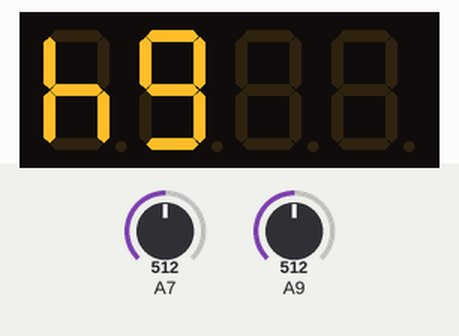
A sketch run on a simulated Teensy 4. Parts: 4-digit seven-segment display. The test bench sets the inputs (shaded band); at power-on: A7 = 512, A9 = 512.

Above: at 1.2 s.
1.3 s: A7 set to 716
At 1.7 s:
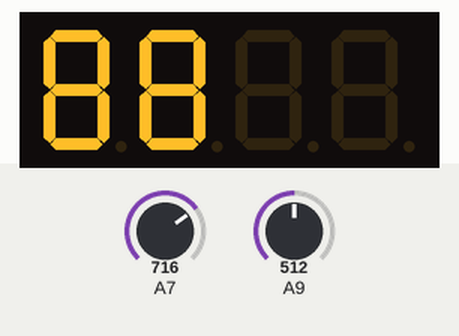
2.8 s: A7 set to 900
At 3.9 s:
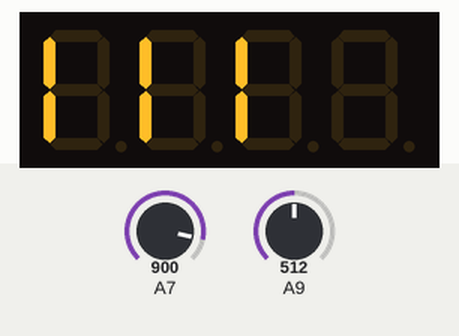
4.3 s: A7 set to 1023
At 5.6 s:
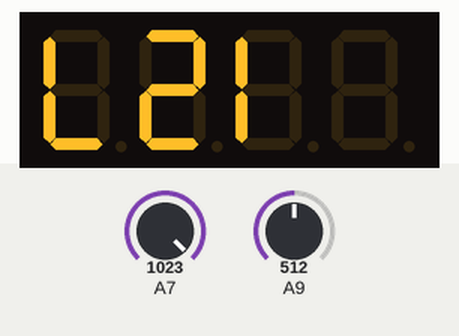
5.9 s: A7 set to 511
At 7.2 s:
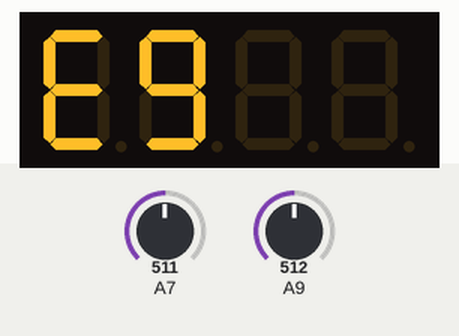
7.5 s: A7 set to 0
At 7.57 s:
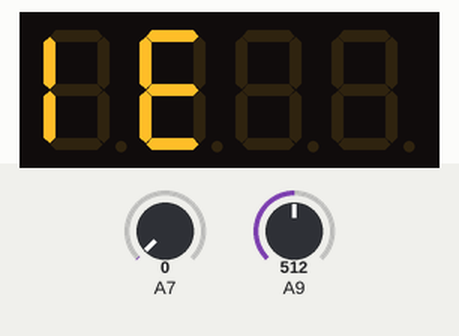
9.1 s: A9 set to 900
At 9.8 s:
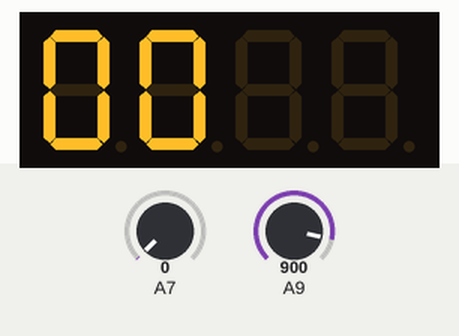
Timing chart, 0 to 11.6 s (numbered marks = the images above; inputs shaded):
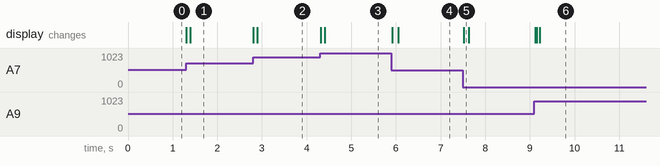

The sketch:

DK-Level-v1.0.ino
```cpp
#include <Wire.h>
#include <Adafruit_GFX.h>
#include "Adafruit_LEDBackpack.h"

#include <KnobDK.h>
#include <UtilityDK.h>

#define midiChannel 1

Adafruit_7segment matrix = Adafruit_7segment();

static const uint8_t numbertable_inverted[] = {
  0x3F, /* 0 */
  0x30, /* 1 */
  0x5B, /* 2 */
  0x79, /* 3 */
  0x74, /* 4 */
  0x6D, /* 5 */
  0x6F, /* 6 */
  0x38, /* 7 */
  0x7F, /* 8 */
  0x7D  /* 9 */
};

// Controller knobs (analogPin, midiCC, analogMin, analogMax)
KnobDK knob[2] = {
  KnobDK(A7, 7, 0, 1023), // volume knob
  KnobDK(A9, 0, 0, 1023) // photocell
};

void setup() {

  matrix.begin(0x70);
  matrix.setBrightness(0);

  // Display starting value
  knob[0].refresh();
  writeNumber(knob[0].ccVal());
  matrix.writeDisplay();
}

void loop() {

  // Analog inputs loop
  for (int i=0; i < 2; i++)
  {
    // Refresh controller value
    bool activity = knob[i].refresh();

    if(activity) {
      if(i==0) {
        // Update volume knob
        usbMIDI.sendControlChange(knob[i].ccNum(), knob[i].ccVal(), midiChannel);

        writeNumber(knob[i].ccVal());
        matrix.writeDisplay();
      } else {
        // Update display brightness from photocell
        matrix.setBrightness(UtilityDK::scale(knob[i].ccVal(), 0, 127, 0, 15));
        // (set brightness to 2 for photo purposes)
      }

    }
  }

  // Reduce analog sampling rate for smoother action
  delay(20);

  // MIDI Controllers should discard incoming MIDI messages
  while (usbMIDI.read()) {
    // ignore incoming messages
  }
}

void writeNumber(int val) {
    uint8_t hundreds = (val / 100) % 10;
    if(hundreds > 0) {
      writeDigitNumInverted(1, (val / 100) % 10);
    } else {
        matrix.writeDigitRaw(4-1, 0x00);
    }
    writeDigitNumInverted(3, (val / 10) % 10);
    writeDigitNumInverted(4, val % 10);
}

void writeDigitNumInverted(uint8_t d, uint8_t num) {
  if(d > 4) return;

  matrix.writeDigitRaw(4-d, numbertable_inverted[num]);
}
```

KnobDK.h
```cpp
/*
  KnobDK.h - Library for MIDI potentiometers
*/
#ifndef KnobDK_h
#define KnobDK_h

#include "Arduino.h"

class KnobDK
{
  public:
    KnobDK(byte pin, int cc, int min, int max);
    KnobDK(byte pin, int cc, int cc2, int min, int max);
    bool refresh();
    int val();
    int ccNum();
    int ccNum(bool shifted);
    int ccVal();
  private:
    byte _pin;
    int _val;
    int _ccVal;
    int _ccNum;
    int _ccNum2;
    int _min;
    int _max;
    unsigned int _idle;
};

#endif
```

UtilityDK.h
```cpp
/*
  UtilityDK.h - Library for math functions and constants
*/

#ifndef UtilityDK_h
#define UtilityDK_h

#include "Arduino.h"

class UtilityDK
{
  public:
    static int scale(int inNum, int inMin, int inMax, int outMin, int outMax);
    static double scale(double inNum, double inMin, double inMax, double outMin, double outMax);
  private:

};

#endif
```

Measured:
- after the input at 1.3 s, the display: first changes at once (image 1 shows a later state)
- after the input at 2.8 s, the display: first changes at once (image 2 shows a later state)
- after the input at 4.3 s, the display: first changes at once (image 3 shows a later state)
- after the input at 5.9 s, the display: first changes at once (image 4 shows a later state)
- after the input at 7.5 s, the display: changes at once (image 5)
